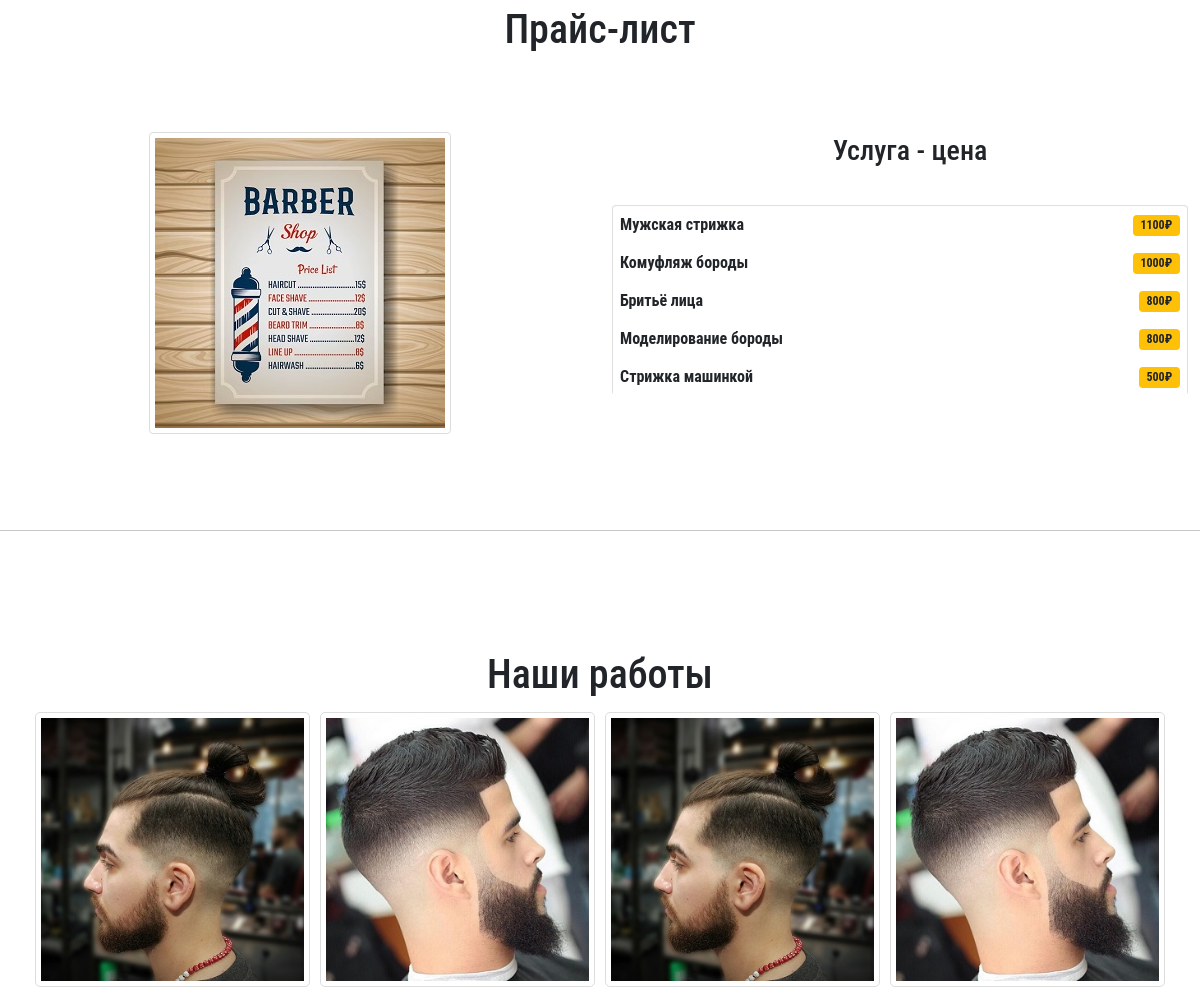
/ (middle part), run on an earlier commit of the app's database.
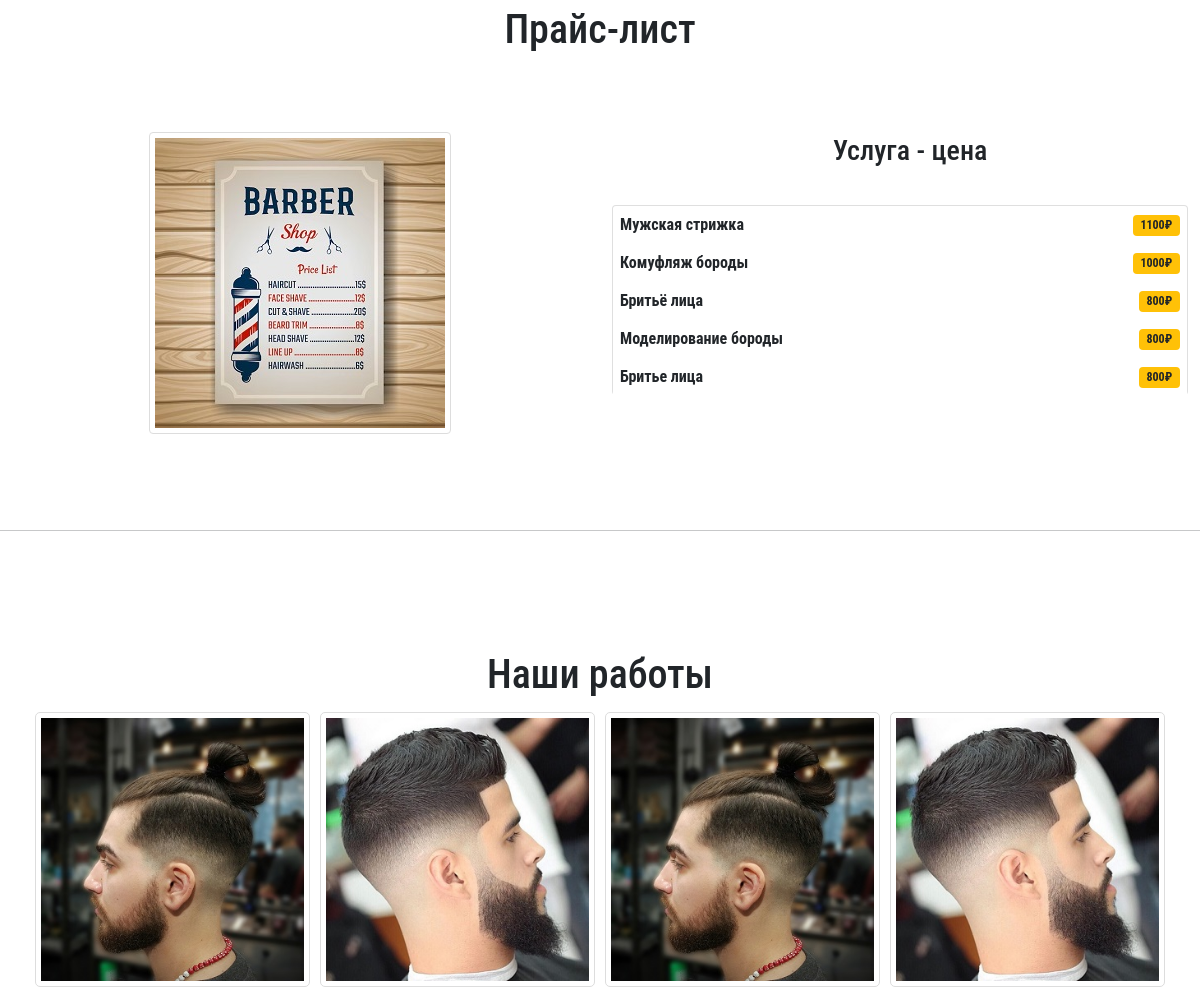
And on a later commit of the database.
### barbershop/models.py (models this page shows, shortened)
class Price(models.Model):
    service = models.CharField(max_length=200, db_index=True, verbose_name="Название услуги")
    price = models.IntegerField(default=0, null=True, blank=True, verbose_name="Цена")
    class Meta:
        verbose_name = 'Стрижка'
        verbose_name_plural = 'Прайс-лист'
        ordering = ['-price']

class Portfolio(models.Model):
    image_small = models.ImageField(upload_to='portfolio/images/', blank=True, null=True, verbose_name="Фото маленькое")
    image_big = models.ImageField(upload_to='portfolio/images/', blank=True, null=True, verbose_name="Фото большое")
    end_photo_title = models.CharField(max_length=200, blank=True, null=True, verbose_name="Название большого фото")
    barber = models.ForeignKey(Barbers, on_delete=models.SET_NULL, blank=True, null=True, verbose_name="Барбер")
    class Meta:
        verbose_name = 'Фото мастера'
        verbose_name_plural = 'Фото мастеров'

### barbershop/views.py (the view)
# urls.py: path('', views.barbershop, name='barbershop')
def barbershop(request):
    barbers = Barbers.objects.all()
    price_list = Price.objects.all()
    portfolio = Portfolio.objects.all()
    dict_obj = {
        'barbers': barbers,
        'price_list': price_list,
        'portfolio': portfolio
    }
    return render(request, 'barbershop/barbershop.html', dict_obj)

### barbershop/templates/barbershop/barbershop.html (shortened to what this page needs)
{% extends 'barbershop/base.html' %}
{% load static %}
{% block content %}
<section id="price">
    <h1 class="text-center">Прайс-лист</h1>
    <div class="container-fluid" id="product-container">
      <div class="row" id="banner-row">
        <div class="col-md-6" id="about-col">
          <img
            class="img-responsive rounded mx-auto d-block"
            src="../../static/barbershop/price.jpg"
            alt=""
          />
        </div>
        <div class="col-lg-6 col-md-12" id="product-col2">
          <h3>Услуга - цена</h3>
          <ul class="list-group">
            {% for price in price_list %}
            <li class="list-group-item d-flex justify-content-between align-items-center">
                <b>{{ price.service }}</b>
              <span class="badge bg-warning text-dark">{{ price.price }}₽</span>
            </li>
            {% endfor %}
           </ul>
        </div>
      </div>
    </div>
</section>
<hr />
<section id="portfolio">
    <div class="container">
        <h1 class="h3 text-center my-4">
            <h1 class="text-center">Наши работы</h1>
            <div class="row">
                {% for port in portfolio %}
                <div class="col-lg-3 col-md-4 col-6 thumb">
                    <a data-fancybox="gallery" href="../../../media/portfolio/images/{{port.end_photo_title}}.jpg">
                        <img class="img-fluid" src="{{ port.image_small.url }}" alt="">
                    </a>
                </div>
                {% endfor %}
            </div>
    </div>
</section>
{% endblock %}

### barbershop/templates/barbershop/base.html (shortened to what this page needs)
{% load static %}
<!DOCTYPE html>
<html lang="en">
<head>
    <link rel="stylesheet" href="https://maxcdn.bootstrapcdn.com/bootstrap/4.0.0/css/bootstrap.min.css">
    <link href="https://cdn.jsdelivr.net/npm/bootstrap@5.0.2/dist/css/bootstrap.min.css" rel="stylesheet">
    <link rel="stylesheet" href="../../static/css/jquery.fancybox.min.css">
    <link rel="stylesheet" href="{% static 'css/style.css' %}">
</head>
<body>
    {% block content %}
    {% endblock %}
</body>
</html>

### barbershop/templates/barbershop/navbar.html (shortened to what this page needs)
{% load static %}

### barbershop/templates/barbershop/footer.html (shortened to what this page needs)
{% load static %}

### barbershop/static/css/style.css (style rules this page uses)
.thumb img { -webkit-filter: grayscale(0); filter: none; border-radius: 5px; background-color: #fff; border: 1px solid #ddd; padding: 5px; }
.thumb { padding: 5px; }
* { margin: 0; padding: 0; font-family: 'Roboto Condensed', sans-serif; }
#banner-row img { border-radius: 5px; background-color: #fff; border: 1px solid #ddd; padding: 5px; }
#banner-row h3, p { padding-left: 20px; padding-top: 2px; padding-bottom: 20px; text-align: center; }
#price { padding-top: 80px; padding-bottom: 80px; }
#price h1 { padding-bottom: 70px; }
#product-col2 ul { list-style-type: none; padding-top: 10px; height: 200px; overflow-y: scroll; }
#product-col2 ul li { padding: 7px; }
#portfolio { padding-top: 80px; padding-bottom: 80px; }

What changed in the data, as far as the page shows it:
no longer on this page (row unchanged): Price: service "Стрижка машинкой", price "500"
added Price: service "Бритье лица", price "800"
